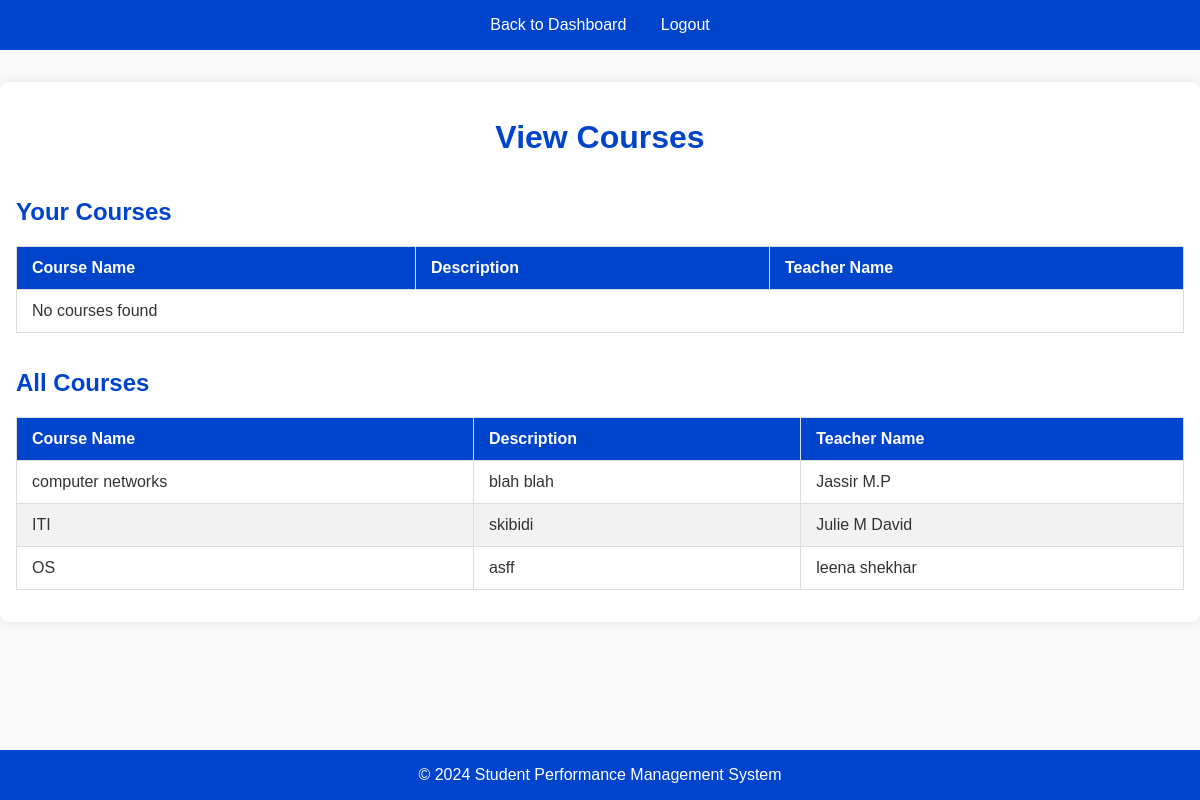
The app's page /html/ViewCourses.php (signed in) with its own data.
### tables this page shows
CREATE TABLE `courses` (
  `course_id` int(11) NOT NULL,
  `course_name` varchar(100) NOT NULL,
  `course_description` text DEFAULT NULL,
  `teacher_id` int(11) DEFAULT NULL,
  `created_at` timestamp NOT NULL DEFAULT current_timestamp(),
  `updated_at` timestamp NOT NULL DEFAULT current_timestamp() ON UPDATE current_timestamp()
);

CREATE TABLE `teachers` (
  `teacher_id` int(11) NOT NULL,
  `first_name` varchar(50) NOT NULL,
  `last_name` varchar(50) NOT NULL,
  `email` varchar(100) NOT NULL,
  `phone_number` varchar(15) DEFAULT NULL,
  `hire_date` date NOT NULL,
  `user_id` int(11) DEFAULT NULL,
  `created_at` timestamp NOT NULL DEFAULT current_timestamp(),
  `updated_at` timestamp NOT NULL DEFAULT current_timestamp() ON UPDATE current_timestamp()
);

### html/ViewCourses.php (the view, shortened to what this page needs)
<!DOCTYPE html>
<html lang="en">
<head>
    <link rel="stylesheet" href="../css/ViewCourses.css">
</head>
<body>
    <nav>
        <a href="TeacherDashboard.html">Back to Dashboard</a>
        <a href="logout.html">Logout</a>
    </nav>
    <div class="container">
        <h1>View Courses</h1>
        <div class="table-container">
            <h2>Your Courses</h2>
            <table>
                <thead>
                    <tr>
                        <th>Course Name</th>
                        <th>Description</th>
                        <th>Teacher Name</th>
                    </tr>
                </thead>
                <tbody>
                    <?php
                    include 'db_connection.php';
                    $user_id = $_SESSION['user_id'];
                    $sql = "SELECT c.course_name, c.course_description, t.first_name, t.last_name
                            FROM courses c
                            JOIN teachers t ON c.teacher_id = t.teacher_id
                            JOIN users u ON t.user_id = u.user_id
                            WHERE u.user_id = $user_id";
                    $result = $conn->query($sql);
                    if ($result->num_rows > 0) {
                        while ($row = $result->fetch_assoc()) {
                            echo "<tr>
                                    <td>{$row['course_name']}</td>
                                    <td>{$row['course_description']}</td>
                                    <td>{$row['first_name']} {$row['last_name']}</td>
                                </tr>";
                        }
                    } else {
                        echo "<tr><td colspan='3'>No courses found</td></tr>";
                    }
                    ?>
                </tbody>
            </table>
        </div>
        <div class="table-container">
            <h2>All Courses</h2>
            <table>
                <thead>
                    <tr>
                        <th>Course Name</th>
                        <th>Description</th>
                        <th>Teacher Name</th>
                    </tr>
                </thead>
                <tbody>
                    <?php
                    $sql = "SELECT c.course_name, c.course_description, t.first_name, t.last_name
                            FROM courses c
                            JOIN teachers t ON c.teacher_id = t.teacher_id";
                    $result = $conn->query($sql);
                    if ($result->num_rows > 0) {
                        while ($row = $result->fetch_assoc()) {
                            echo "<tr>
                                    <td>{$row['course_name']}</td>
                                    <td>{$row['course_description']}</td>
                                    <td>{$row['first_name']} {$row['last_name']}</td>
                                </tr>";
                        }
                    } else {
                        echo "<tr><td colspan='3'>No courses found</td></tr>";
                    }
                    ?>
                </tbody>
            </table>
        </div>
    </div>
    <footer>
        &copy; 2024 Student Performance Management System
    </footer>
</body>
</html>

### css/ViewCourses.css (style rules this page uses)
body { font-family: Arial, sans-serif; margin: 0; padding: 0; background-color: #f9f9f9; color: #333; }
nav { background-color: #0044cc; color: white; padding: 1em; text-align: center; }
nav a { color: white; margin: 0 15px; text-decoration: none; }
.container { max-width: 1200px; margin: 2em auto; padding: 1em; background-color: white; border-radius: 8px; box-shadow: 0 0 10px rgba(0, 0, 0, 0.1); }
h1 { text-align: center; color: #0044cc; }
h2 { color: #0044cc; }
table { width: 100%; border-collapse: collapse; margin: 1em 0; font-size: 16px; }
table th, table td { padding: 12px 15px; border: 1px solid #ddd; text-align: left; }
table th { background-color: #0044cc; color: white; font-weight: bold; }
table tr:nth-child(even) { background-color: #f2f2f2; }
.table-container { overflow-x: auto; }
footer { text-align: center; padding: 1em 0; background-color: #0044cc; color: white; position: fixed; bottom: 0; width: 100%; }

### records on screen
courses: course_name "computer networks", course_description "blah blah", teacher.first_name "Jassir", teacher.last_name "M.P"
courses: course_name "ITI", course_description "skibidi", teacher.first_name "Julie M", teacher.last_name "David"
courses: course_name "OS", course_description "asff", teacher.first_name "leena", teacher.last_name "shekhar"
